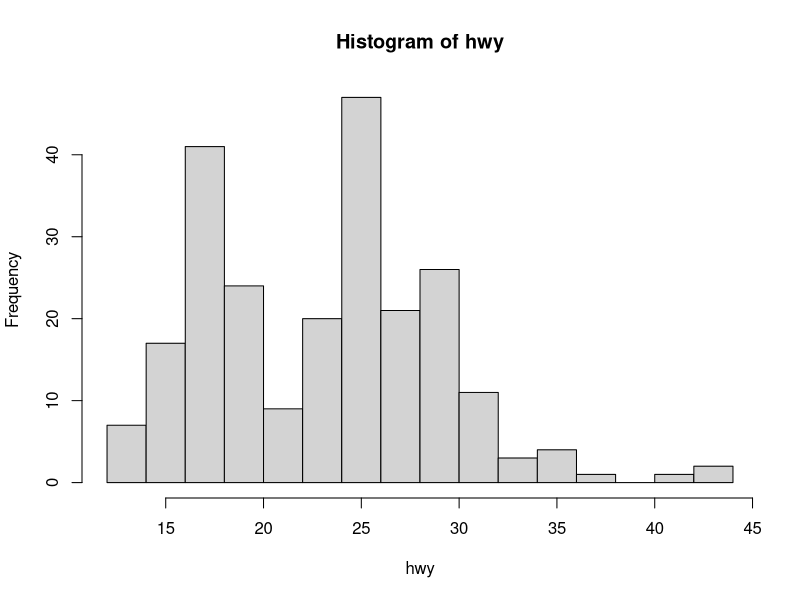
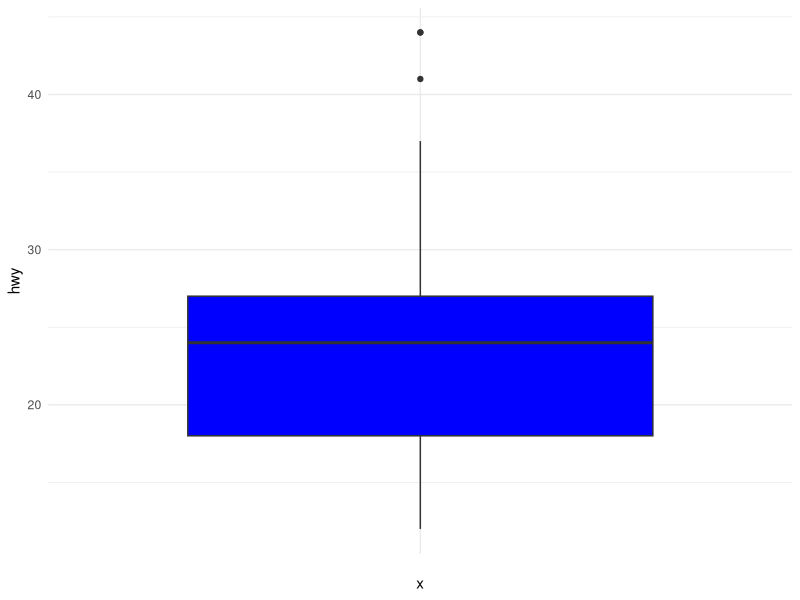

The R source for these figures, in order:
## ---- chunk 1
library(ggplot2)
dat <- ggplot2::mpg
summary(dat$hwy)
## ---- chunk 2
hist(dat$hwy,
  xlab = "hwy",
  main = "Histogram of hwy",
  breaks = sqrt(nrow(dat))
)
## ---- chunk 3
ggplot(dat) +
  aes(x = "", y = hwy) +
  geom_boxplot(fill = "blue") +
  theme_minimal()
